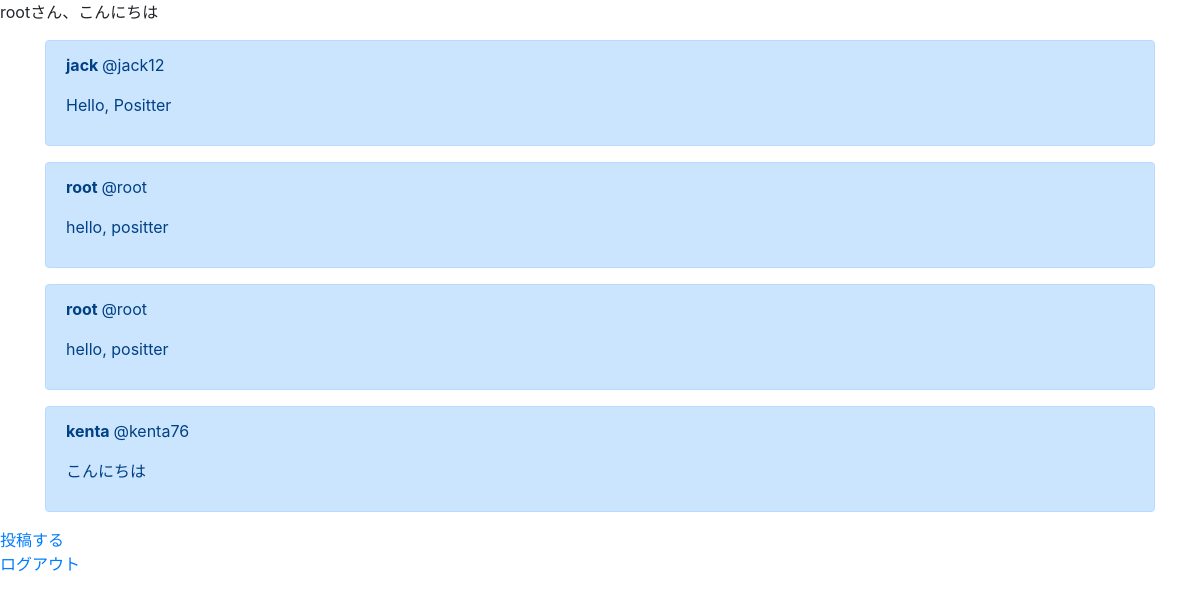
Screenshot of /home/ (signed in) with the database file from the repository.
### positterapp/models.py (models this page shows, shortened)
class Profile(models.Model):
    user = models.OneToOneField(User,
                                on_delete=models.CASCADE,
                                related_name="profile")
    display_name = models.CharField(max_length=20)
    birthday = models.DateField(auto_now=False, null=True, blank=True)

class Post(models.Model):
    author = models.ForeignKey(User, on_delete=models.CASCADE)
    text = models.TextField()
    positive_score = models.IntegerField(null=True, )

### positterapp/views.py (the view)
# urls.py: path('home/', views.homefunc, name='home'),
@login_required()
def homefunc(request):
    object_list = Post.objects.all()
    if request.user.is_authenticated:
        user = request.user
        profile = Profile.objects.get(user=user)
        return render(request, 'home.html', {
            'object_list': object_list,
            'profile': profile
        })
    else:
        return redirect('index')

### templates/home.html (shortened to what this page needs)
{% extends 'base.html' %}
{% block content %}
<p>{{profile.display_name}}さん、こんにちは</p>
<div class="container">
    {% for item in object_list %}
    <div class="alert alert-primary" role="alert">
        <p><b>{{item.author.profile.display_name}} </b>@{{item.author}}</p>
        <p>{{ item.text}}</p>
    </div>
    {% endfor %}
</div>
<a href="{% url 'create'%}">投稿する</a>
<p><a href="{% url 'logout'%}">ログアウト</a></p>
{% endblock content %}

### templates/base.html (shortened to what this page needs)
<!doctype html>
<html lang="ja">
<head>
  <link rel="stylesheet" href="https://stackpath.bootstrapcdn.com/bootstrap/4.4.1/css/bootstrap.min.css"
>
</head>
<body>
  {% block content %}
  {% endblock content %}
</body>
</html>

### rows the page displays
Profile: display_name "root"
Post: author.profile.display_name "jack", author "jack12", text "Hello, Positter"
Post: author.profile.display_name "root", author "root", text "hello, positter"
Post: author.profile.display_name "root", author "root", text "hello, positter"
Post: author.profile.display_name "kenta", author "kenta76", text "こんにちは"
